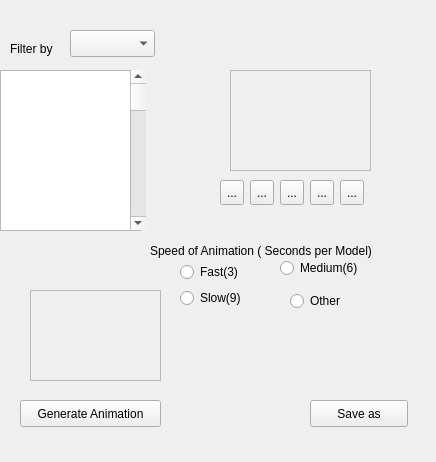
<?xml version="1.0" encoding="UTF-8"?>
<ui version="4.0">
 <class>AnimatorWindow</class>
 <widget class="QDockWidget" name="AnimatorWindow">
  <property name="windowModality">
   <enum>Qt::NonModal</enum>
  </property>
  <property name="geometry">
   <rect>
    <x>0</x>
    <y>0</y>
    <width>436</width>
    <height>462</height>
   </rect>
  </property>
  <property name="accessibleName">
   <string>VSeT - Animator</string>
  </property>
  <property name="floating">
   <bool>false</bool>
  </property>
  <property name="windowTitle">
   <string>VSeT - Animator</string>
  </property>
  <widget class="QWidget" name="dockWidgetContents">
   <widget class="QComboBox" name="comboBox">
    <property name="geometry">
     <rect>
      <x>70</x>
      <y>30</y>
      <width>85</width>
      <height>27</height>
     </rect>
    </property>
   </widget>
   <widget class="QFrame" name="frame">
    <property name="geometry">
     <rect>
      <x>230</x>
      <y>70</y>
      <width>141</width>
      <height>101</height>
     </rect>
    </property>
    <property name="frameShape">
     <enum>QFrame::StyledPanel</enum>
    </property>
    <property name="frameShadow">
     <enum>QFrame::Raised</enum>
    </property>
   </widget>
   <widget class="QToolButton" name="toolButton">
    <property name="geometry">
     <rect>
      <x>340</x>
      <y>180</y>
      <width>24</width>
      <height>25</height>
     </rect>
    </property>
    <property name="text">
     <string>...</string>
    </property>
   </widget>
   <widget class="QToolButton" name="actionStop">
    <property name="geometry">
     <rect>
      <x>310</x>
      <y>180</y>
      <width>24</width>
      <height>25</height>
     </rect>
    </property>
    <property name="text">
     <string>...</string>
    </property>
    <property name="icon">
     <iconset>
      <normaloff>../ui/stop.png</normaloff>../ui/stop.png</iconset>
    </property>
   </widget>
   <widget class="QToolButton" name="actionFFW">
    <property name="geometry">
     <rect>
      <x>280</x>
      <y>180</y>
      <width>24</width>
      <height>25</height>
     </rect>
    </property>
    <property name="text">
     <string>...</string>
    </property>
    <property name="icon">
     <iconset>
      <normaloff>../ui/stepfw.png</normaloff>../ui/stepfw.png</iconset>
    </property>
   </widget>
   <widget class="QToolButton" name="actionPlay">
    <property name="geometry">
     <rect>
      <x>250</x>
      <y>180</y>
      <width>24</width>
      <height>25</height>
     </rect>
    </property>
    <property name="text">
     <string>...</string>
    </property>
    <property name="icon">
     <iconset>
      <normaloff>../ui/play.png</normaloff>../ui/play.png</iconset>
    </property>
   </widget>
   <widget class="QToolButton" name="actionRew">
    <property name="geometry">
     <rect>
      <x>220</x>
      <y>180</y>
      <width>24</width>
      <height>25</height>
     </rect>
    </property>
    <property name="text">
     <string>...</string>
    </property>
    <property name="icon">
     <iconset>
      <normaloff>../ui/stepbw.png</normaloff>../ui/stepbw.png</iconset>
    </property>
   </widget>
   <widget class="QLabel" name="label">
    <property name="geometry">
     <rect>
      <x>10</x>
      <y>40</y>
      <width>67</width>
      <height>17</height>
     </rect>
    </property>
    <property name="text">
     <string>Filter by</string>
    </property>
   </widget>
   <widget class="QPushButton" name="actionSave">
    <property name="geometry">
     <rect>
      <x>310</x>
      <y>400</y>
      <width>98</width>
      <height>27</height>
     </rect>
    </property>
    <property name="text">
     <string>Save as</string>
    </property>
   </widget>
   <widget class="QPushButton" name="actionAnimation">
    <property name="geometry">
     <rect>
      <x>20</x>
      <y>400</y>
      <width>141</width>
      <height>27</height>
     </rect>
    </property>
    <property name="text">
     <string>Generate Animation</string>
    </property>
   </widget>
   <widget class="QFrame" name="frame_2">
    <property name="geometry">
     <rect>
      <x>30</x>
      <y>290</y>
      <width>131</width>
      <height>91</height>
     </rect>
    </property>
    <property name="frameShape">
     <enum>QFrame::StyledPanel</enum>
    </property>
    <property name="frameShadow">
     <enum>QFrame::Raised</enum>
    </property>
   </widget>
   <widget class="QRadioButton" name="actionSpeedAnimation">
    <property name="geometry">
     <rect>
      <x>180</x>
      <y>262</y>
      <width>71</width>
      <height>20</height>
     </rect>
    </property>
    <property name="text">
     <string>Fast(3)</string>
    </property>
   </widget>
   <widget class="QRadioButton" name="actionSpeedAnimation_1">
    <property name="geometry">
     <rect>
      <x>280</x>
      <y>260</y>
      <width>101</width>
      <height>16</height>
     </rect>
    </property>
    <property name="text">
     <string>Medium(6)</string>
    </property>
   </widget>
   <widget class="QRadioButton" name="actionSpeedAnimation_2">
    <property name="geometry">
     <rect>
      <x>180</x>
      <y>290</y>
      <width>81</width>
      <height>16</height>
     </rect>
    </property>
    <property name="text">
     <string>Slow(9)</string>
    </property>
   </widget>
   <widget class="QRadioButton" name="actionSpeedAnimation_3">
    <property name="geometry">
     <rect>
      <x>290</x>
      <y>290</y>
      <width>71</width>
      <height>22</height>
     </rect>
    </property>
    <property name="text">
     <string>Other</string>
    </property>
   </widget>
   <widget class="QLabel" name="label_2">
    <property name="geometry">
     <rect>
      <x>150</x>
      <y>240</y>
      <width>281</width>
      <height>21</height>
     </rect>
    </property>
    <property name="text">
     <string>Speed of Animation ( Seconds per Model)</string>
    </property>
   </widget>
   <widget class="QListView" name="listView">
    <property name="geometry">
     <rect>
      <x>0</x>
      <y>70</y>
      <width>141</width>
      <height>161</height>
     </rect>
    </property>
   </widget>
   <widget class="QScrollBar" name="verticalScrollBar">
    <property name="geometry">
     <rect>
      <x>130</x>
      <y>70</y>
      <width>16</width>
      <height>160</height>
     </rect>
    </property>
    <property name="orientation">
     <enum>Qt::Vertical</enum>
    </property>
   </widget>
  </widget>
 </widget>
 <resources/>
 <connections/>
</ui>
